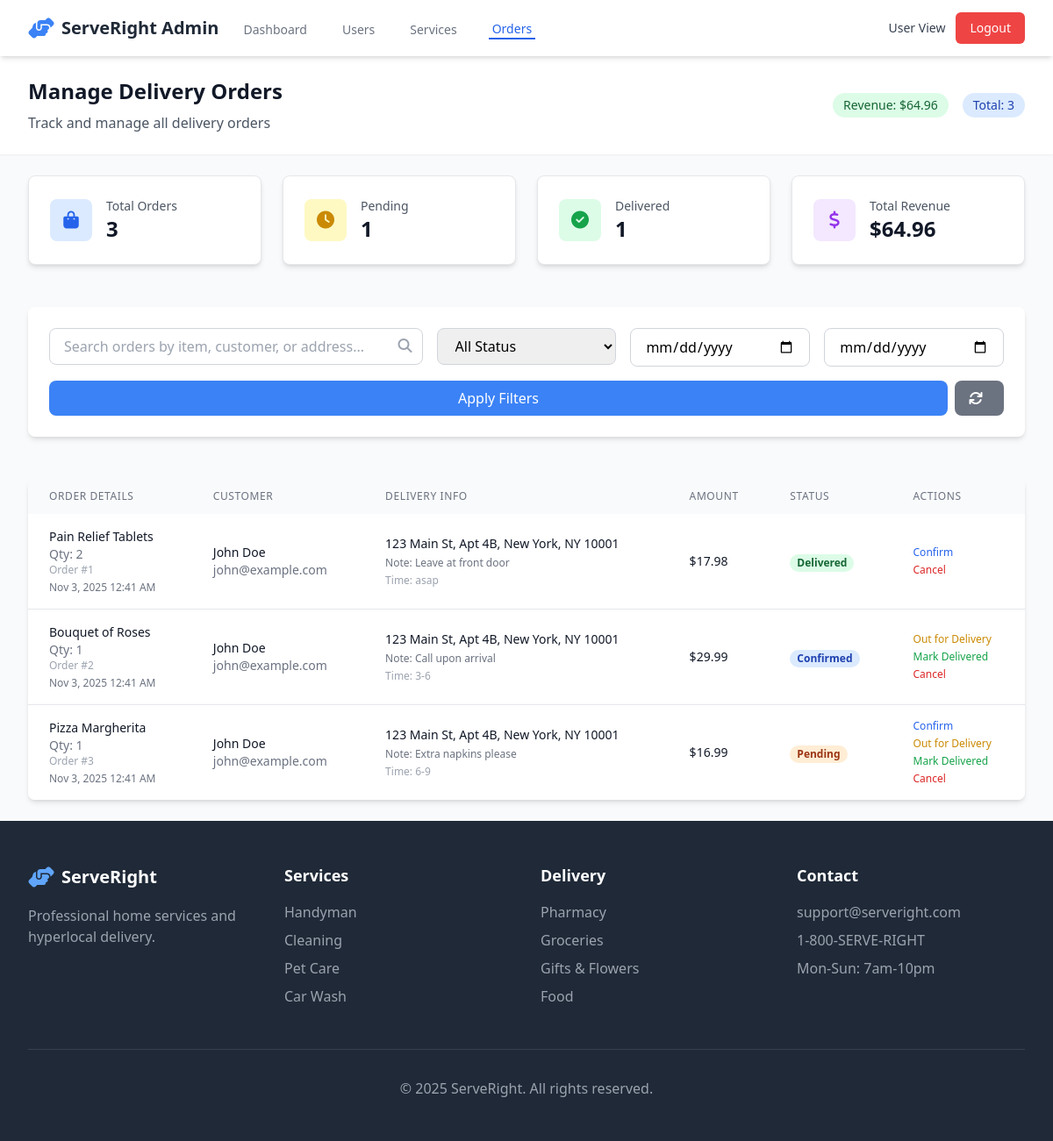
Page /admin_orders.php (signed in) on the committed database.
### tables this page shows
CREATE TABLE delivery_orders (
    id INT AUTO_INCREMENT PRIMARY KEY,
    user_id INT,
    item_id INT,
    quantity INT DEFAULT 1,
    delivery_address TEXT NOT NULL,
    delivery_instructions TEXT,
    delivery_time VARCHAR(50),
    total_amount DECIMAL(10,2),
    status ENUM('pending', 'confirmed', 'out_for_delivery', 'delivered', 'cancelled') DEFAULT 'pending',
    created_at TIMESTAMP DEFAULT CURRENT_TIMESTAMP,
    FOREIGN KEY (user_id) REFERENCES users(id),
    FOREIGN KEY (item_id) REFERENCES delivery_items(id)
);

CREATE TABLE delivery_items (
    id INT AUTO_INCREMENT PRIMARY KEY,
    category_id INT,
    name VARCHAR(100) NOT NULL,
    description TEXT,
    price DECIMAL(10,2) NOT NULL,
    image_url VARCHAR(255),
    is_available BOOLEAN DEFAULT TRUE,
    FOREIGN KEY (category_id) REFERENCES delivery_categories(id)
);

CREATE TABLE users (
    id INT AUTO_INCREMENT PRIMARY KEY,
    full_name VARCHAR(100) NOT NULL,
    email VARCHAR(100) UNIQUE NOT NULL,
    phone VARCHAR(20),
    password VARCHAR(255) NOT NULL,
    user_type ENUM('customer', 'admin') DEFAULT 'customer',
    created_at TIMESTAMP DEFAULT CURRENT_TIMESTAMP
);

### admin_orders.php (the view, shortened to what the rows shown need)
<?php
$conn = get_db_connection();
$sql = "SELECT do.*, di.name as item_name, di.price, dc.name as category_name,
               u.full_name as customer_name, u.email as customer_email
        FROM delivery_orders do
        JOIN delivery_items di ON do.item_id = di.id
        JOIN delivery_categories dc ON di.category_id = dc.id
        JOIN users u ON do.user_id = u.id
        WHERE 1=1";
$sql .= " ORDER BY do.created_at DESC";
$stmt = mysqli_prepare($conn, $sql);
mysqli_stmt_execute($stmt);
$orders = mysqli_stmt_get_result($stmt)->fetch_all(MYSQLI_ASSOC);
?>
<!DOCTYPE html>
<html lang="en">
<head>
    <script src="https://cdn.tailwindcss.com"></script>
    <link rel="stylesheet" href="https://cdnjs.cloudflare.com/ajax/libs/font-awesome/6.4.0/css/all.min.css">
</head>
<body class="bg-gray-50">
    <section class="bg-white shadow-sm">
        <div class="max-w-7xl mx-auto px-4 sm:px-6 lg:px-8 py-6">
            <div class="flex items-center justify-between">
                <div>
                    <h1 class="text-2xl font-bold text-gray-900">Manage Delivery Orders</h1>
                </div>
            </div>
        </div>
    </section>
    <section class="py-6">
        <div class="max-w-7xl mx-auto px-4 sm:px-6 lg:px-8">
            <div class="bg-white rounded-lg shadow-md overflow-hidden">
                <?php if (empty($orders)): ?>
                    <div class="text-center py-12">
                        <i class="fas fa-shopping-bag text-gray-400 text-5xl mb-4"></i>
                        <h3 class="text-xl font-semibold text-gray-900">No orders found</h3>
                        <p class="text-gray-600 mt-2">Try adjusting your search criteria</p>
                    </div>
                <?php else: ?>
                    <div class="overflow-x-auto">
                        <table class="w-full">
                            <thead class="bg-gray-50">
                                <tr>
                                    <th class="px-6 py-3 text-left text-xs font-medium text-gray-500 uppercase tracking-wider">Order Details</th>
                                    <th class="px-6 py-3 text-left text-xs font-medium text-gray-500 uppercase tracking-wider">Customer</th>
                                    <th class="px-6 py-3 text-left text-xs font-medium text-gray-500 uppercase tracking-wider">Delivery Info</th>
                                    <th class="px-6 py-3 text-left text-xs font-medium text-gray-500 uppercase tracking-wider">Amount</th>
                                    <th class="px-6 py-3 text-left text-xs font-medium text-gray-500 uppercase tracking-wider">Status</th>
                                    <th class="px-6 py-3 text-left text-xs font-medium text-gray-500 uppercase tracking-wider">Actions</th>
                                </tr>
                            </thead>
                            <tbody class="bg-white divide-y divide-gray-200">
                                <?php foreach ($orders as $order): ?>
                                    <tr class="hover:bg-gray-50">
                                        <td class="px-6 py-4">
                                            <div class="text-sm font-medium text-gray-900"><?php echo htmlspecialchars($order['item_name']); ?></div>
                                            <div class="text-sm text-gray-500">Qty: <?php echo $order['quantity']; ?></div>
                                            <div class="text-xs text-gray-400">Order #<?php echo $order['id']; ?></div>
                                            <div class="text-xs text-gray-500 mt-1"><?php echo date('M j, Y g:i A', strtotime($order['created_at'])); ?></div>
                                        </td>
                                        <td class="px-6 py-4">
                                            <div class="text-sm font-medium text-gray-900"><?php echo htmlspecialchars($order['customer_name']); ?></div>
                                            <div class="text-sm text-gray-500"><?php echo htmlspecialchars($order['customer_email']); ?></div>
                                        </td>
                                        <td class="px-6 py-4">
                                            <div class="text-sm text-gray-900 max-w-xs">
                                                <?php echo htmlspecialchars(substr($order['delivery_address'], 0, 50)); ?><?php echo strlen($order['delivery_address']) > 50 ? '...' : ''; ?>
                                            </div>
                                            <?php if (!empty($order['delivery_instructions'])): ?>
                                                <div class="text-xs text-gray-500 mt-1">
                                                    Note: <?php echo htmlspecialchars(substr($order['delivery_instructions'], 0, 30)); ?><?php echo strlen($order['delivery_instructions']) > 30 ? '...' : ''; ?>
                                                </div>
                                            <?php endif; ?>
                                            <div class="text-xs text-gray-400 mt-1">
                                                Time: <?php echo $order['delivery_time']; ?>
                                            </div>
                                        </td>
                                        <td class="px-6 py-4 whitespace-nowrap text-sm font-medium text-gray-900">
                                            $<?php echo $order['total_amount']; ?>
                                        </td>
                                        <td class="px-6 py-4 whitespace-nowrap">
                                            <span class="px-2 inline-flex text-xs leading-5 font-semibold rounded-full
                                                <?php echo $order['status'] === 'delivered' ? 'bg-green-100 text-green-800' :
                                                       ($order['status'] === 'confirmed' ? 'bg-blue-100 text-blue-800' :
                                                       ($order['status'] === 'out_for_delivery' ? 'bg-yellow-100 text-yellow-800' :
                                                       ($order['status'] === 'pending' ? 'bg-orange-100 text-orange-800' : 'bg-red-100 text-red-800'))); ?>">
                                                <?php echo ucfirst(str_replace('_', ' ', $order['status'])); ?>
                                            </span>
                                        </td>
                                        <td class="px-6 py-4 whitespace-nowrap text-sm font-medium">
                                            <div class="flex flex-col space-y-1">
                                                <?php if ($order['status'] !== 'confirmed'): ?>
                                                    <a href="admin_orders.php?action=confirmed&id=<?php echo $order['id']; ?>"
                                                       class="text-blue-600 hover:text-blue-900 text-xs">
                                                        Confirm
                                                    </a>
                                                <?php endif; ?>
                                                <?php if ($order['status'] !== 'out_for_delivery' && $order['status'] !== 'delivered' && $order['status'] !== 'cancelled'): ?>
                                                    <a href="admin_orders.php?action=out_for_delivery&id=<?php echo $order['id']; ?>"
                                                       class="text-yellow-600 hover:text-yellow-900 text-xs">
                                                        Out for Delivery
                                                    </a>
                                                <?php endif; ?>
                                                <?php if ($order['status'] !== 'delivered' && $order['status'] !== 'cancelled'): ?>
                                                    <a href="admin_orders.php?action=delivered&id=<?php echo $order['id']; ?>"
                                                       class="text-green-600 hover:text-green-900 text-xs">
                                                        Mark Delivered
                                                    </a>
                                                <?php endif; ?>
                                                <?php if ($order['status'] !== 'cancelled'): ?>
                                                    <a href="admin_orders.php?action=cancelled&id=<?php echo $order['id']; ?>"
                                                       class="text-red-600 hover:text-red-900 text-xs"
                                                       onclick="return confirm('Are you sure you want to cancel this order?')">
                                                        Cancel
                                                    </a>
                                                <?php endif; ?>
                                            </div>
                                        </td>
                                    </tr>
                                <?php endforeach; ?>
                            </tbody>
                        </table>
                    </div>
                <?php endif; ?>
            </div>
        </div>
    </section>
</body>
</html>

### rows in the picture
delivery_orders: item.name "Pain Relief Tablets", quantity "2", id "1", created_at "Nov 3, 2025 12:41 AM", user.full_name "John Doe", user.email "john@example.com", delivery_address "123 Main St, Apt 4B, New York, NY 10001", delivery_instructions "Leave at front door", delivery_time "asap", total_amount "17.98", status "Delivered"
delivery_orders: item.name "Bouquet of Roses", quantity "1", id "2", created_at "Nov 3, 2025 12:41 AM", user.full_name "John Doe", user.email "john@example.com", delivery_address "123 Main St, Apt 4B, New York, NY 10001", delivery_instructions "Call upon arrival", delivery_time "3-6", total_amount "29.99", status "Confirmed"
delivery_orders: item.name "Pizza Margherita", quantity "1", id "3", created_at "Nov 3, 2025 12:41 AM", user.full_name "John Doe", user.email "john@example.com", delivery_address "123 Main St, Apt 4B, New York, NY 10001", delivery_instructions "Extra napkins please", delivery_time "6-9", total_amount "16.99", status "Pending"

### other values in the picture
$total_revenue "64.96"
$total_orders "3"
count($pending_orders) "1"
count($delivered_orders) "1"
